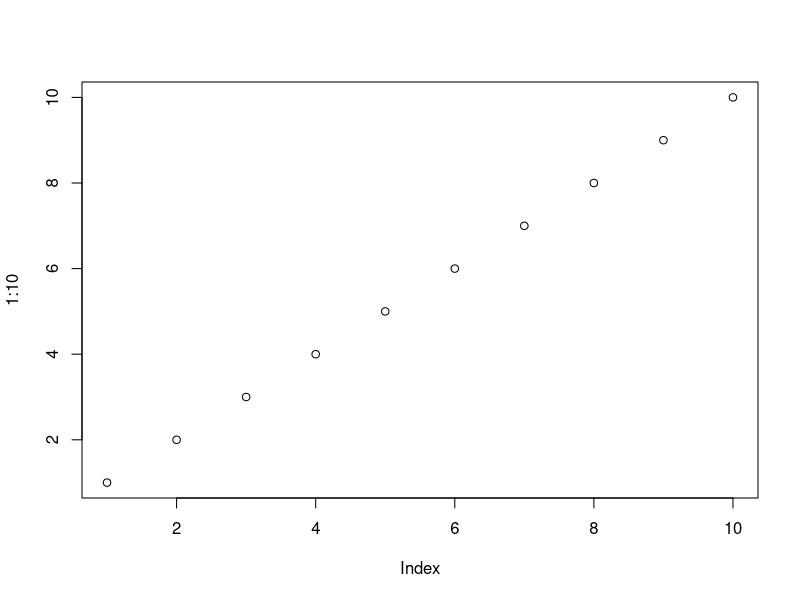
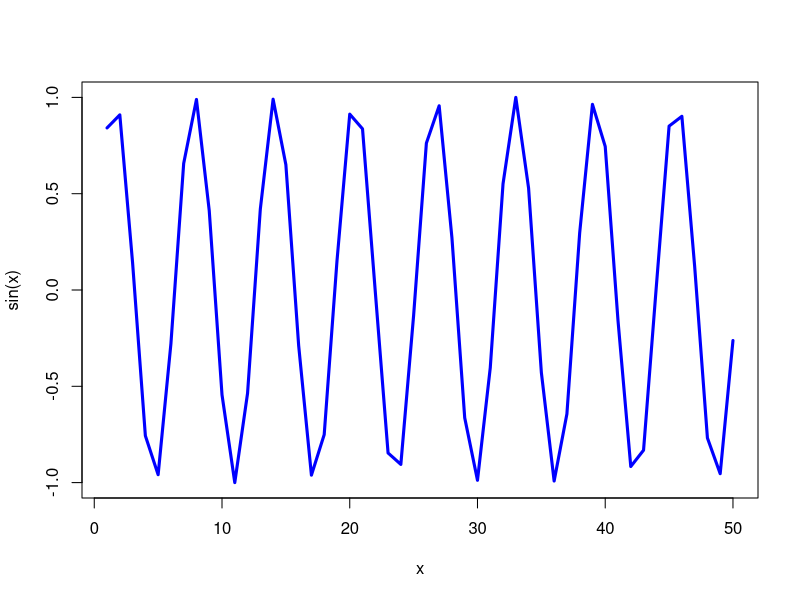

These figures' R source, in order:
#' ---
#' title: "My first R script report"
#' author: "Hanhee Jo"
#' date: "Jan, 22nd, 2025"
#' ---


# Class5
plot(1:10)

x <- 1:50
plot(x, sin(x), typ="l", col="blue", lwd=3, xlab="x", ylab="sin(x)")


